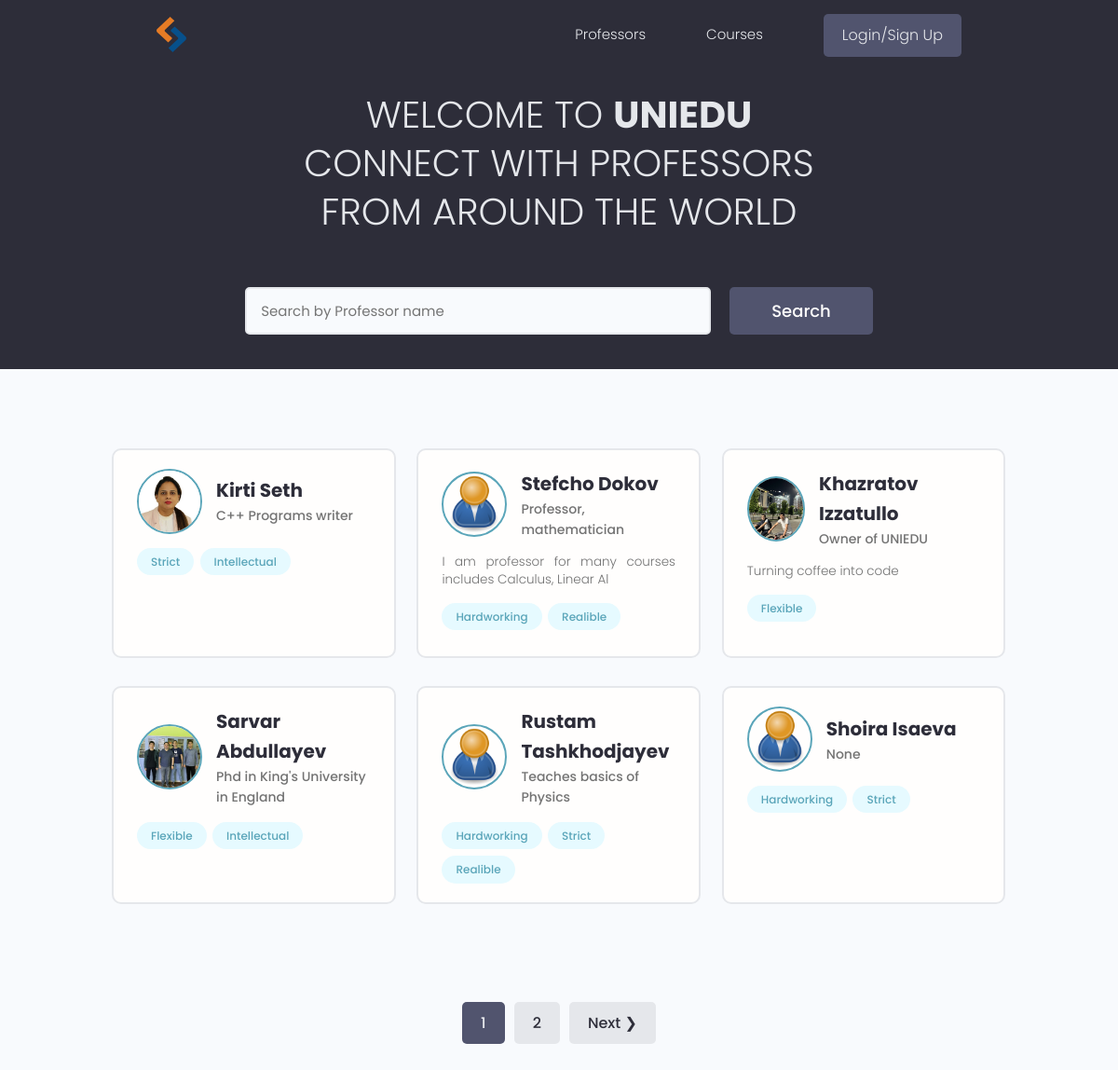
The page / on the database its author committed.
### users/models.py (models this page shows, shortened)
class Profile(m.Model):
    user=m.OneToOneField(User,null=True,blank=True,on_delete=m.CASCADE)
    username=m.CharField(max_length=200,null=True,blank=True)
    name=m.CharField(max_length=200,null=True,blank=True)
    email=m.CharField(max_length=500,null=True,blank=True)
    short_intro=m.CharField(max_length=400,null=True,blank=True)
    bio=m.TextField(null=True,blank=True)
    profile_image=m.ImageField(null=True,blank=True,upload_to='profiles/',default='user-default.png')
    link=m.CharField(max_length=200,blank=True,null=True)
    skill=m.ManyToManyField('Skill',blank=True)
    date_created=m.DateTimeField(auto_now_add=True)
    id=m.UUIDField(default=uuid.uuid4,primary_key=True,editable=False,unique=True)
    class Meta:
        ordering=['date_created']
    @property
    def PimageURL(self):
        try:
            url=self.profile_image.url
        except:
            url=None
        return url

class Skill(m.Model):
    name=m.CharField(max_length=200,null=True,blank=True)
    description=m.TextField(null=True,blank=True)
    date_created=m.DateTimeField(auto_now_add=True)
    id=m.UUIDField(default=uuid.uuid4,primary_key=True,editable=False,unique=True)
    def __str__(self):
        return self.name

### users/views.py (the view)
# urls.py: path('',views.profiles,name='profiles'),
def profiles(request):
    text,profiles=searchProfiles(request)
    custom_range,profiles=paginateProfiles(request,profiles,3)
    currentUser=None
    if request.user.is_authenticated:
        currentUser=request.user.profile
    context={'profiles':profiles,'current':currentUser,'searchQuery':text,'custom_range':custom_range}
    return render(request,'users/profiles.html',context)

### users/utils.py (called while the page is built)
def paginateProfiles(request,profiles,results):
    page=request.GET.get('page')
    results=6
    paginator=Paginator(profiles,results)
    try:
        profiles=paginator.page(page)
    except PageNotAnInteger:
        page=1
        profiles=paginator.page(page)
    except EmptyPage:
        page=paginator.num_pages
        profiles=paginator.page(page)
    left_index=int(page)-1
    if left_index<1:
        left_index=1
    right_index=int(page)+2
    if right_index>paginator.num_pages:
        right_index=paginator.num_pages+1
    custom_range=range(left_index,right_index)
    return custom_range,profiles

def searchProfiles(request):
    text=''
    if request.GET.get('text'):
        text=request.GET.get('text')
    skills=Skill.objects.filter(name__icontains=text)
    profiles=Profile.objects.distinct().filter(
        Q(name__icontains=text)|
        Q(short_intro__icontains=text)|
        Q(skill__in=skills)
    )
    return text,profiles

### users/templates/users/profiles.html (shortened to what this page needs)
{% extends 'main.html' %}
{% block content %}
<main class="home">
    <section class="hero-section text-center">
      <div class="container container--narrow">
        <div class="hero-section__box">
          <h2>WELCOME TO <span> UNIEDU</span></h2>
          <h2>CONNECT WITH PROFESSORS</h2>
          <h2>FROM AROUND THE WORLD</h2>
        </div>
        <div class="hero-section__search">
          <form id="searchForm" class="form" action="{% url 'profiles' %}" method="get">
            <div class="form__field">
              <input class="input input--text" id="formInput#search" type="text" name="text"
               value="{{searchQuery}}" placeholder="Search by Professor name" />
            </div>
            <input class="btn btn--sub btn--lg" type="submit" value="Search" />
          </form>
        </div>
      </div>
    </section>
    <section class="devlist">
      <div class="container">
        <div class="grid grid--three">
          {% for profile in profiles %}
          <div class="column card">
            <div class="dev">
                {% if profile.id == current.id %}
                  <a href="{% url 'account' %}" class="card__body">
                {% else %}
                  <a href="{% url 'profile' profile.id %}" class="card__body">
                {% endif %}
                <div class="dev__profile">
                  <img class="avatar avatar--md" src="{{ profile.PimageURL }}" alt="image" />
                  <div class="dev__meta">
                    <h3>{{profile.name}}</h3>
                    <h5>{{profile.short_intro|slice:"60"}}</h5>
                  </div>
                </div>
                <p class="dev__info"> {{profile.bio|slice:"60"}}</p>
                <div class="dev__skills">
                    {% for skill in profile.skill.all %}
                  <span class="tag tag--pill tag--main">
                    <small>{{skill}}</small>
                  </span>
                  {% endfor %}
                </div>
              </a>
            </div>
          </div>
         {% endfor %}
        </div>
    </section>
    {% include 'pagination.html' with queryset=profiles custom_range=custom_range %}
  </main>
{% endblock content %}

### static/styles/app.css (style rules this page uses)
:root { --color-sub: #2d2d39; }
.btn--sub { background-color: var(--color-sub-light); }
.card { border: 2px solid var(--color-light); }
img { width: 100%; }
.hero-section { height: 40vh; display: flex; align-items: center; background-color: var(--color-sub); }
.hero-section__box { margin-bottom: 4rem; }
.hero-section__box > h2, .hero-section__box > h2 > span { font-size: 4rem; color: var(--color-light); line-height: 1.3; text-transform: uppercase; }
.hero-section__box > h2 { font-weight: 300; }
.hero-section__box > h2 > span { font-weight: 700; }
.hero-section__search > .form { display: flex; align-items: center; justify-content: center; gap: 2rem; }
.hero-section__search > .form input.input--text { width: 50rem; }
.devlist { margin-top: 8rem; }
.devlist .grid { align-items: stretch; }
.devlist .dev .dev__profile { display: flex; align-items: center; gap: 1.5rem; }
.devlist .dev .dev__meta h3 { color: var(--color-sub); font-size: 2rem; font-weight: 700; }
.devlist .dev .dev__meta h5 { color: var(--color-text); font-size: 1.4rem; font-weight: 500; }
.devlist .dev .dev__info { margin: 1.5rem 0; font-size: 1.35rem; line-height: 1.4; text-align: justify; }

### static/uikit/styles/modules/_variables.css (style rules this page uses)
:root { --color-main: #5aa5b9; --color-main-light: #e6faff; --color-sub: #3f4156; --color-sub-light: #51546e; --color-sub-lighter: #ededfd; --color-text: #737373; --color-gray: #8b8b8b; --color-light: #e5e7eb; --color-light-gray: #767676; --color-bg: #f8fafd; --color-white: #fffefd; --color-white-light: #f3f3f3; --color-success: #359e64; --color-success-bg: #def8e8; --color-error: #fc4b0b; --color-error-bg: #fff2ee; --font-base: 'Poppins', arial, helvetica, 'Segoe UI', roboto, ubuntu, sans-serif; --font-monospace: 'Fira Code', 'Courier New', courier, monospace; --font-regular: 300; --font-medium: 500; --font-bold: 700; --generic-shadow: 1px 1px 5px #00000010; --generic-transition: all 0.3s ease-in-out; }

### static/uikit/styles/modules/_base.css (style rules this page uses)
* { margin: 0; padding: 0; box-sizing: border-box; text-rendering: optimizeLegibility; color: inherit; font-size: inherit; }
html { font-size: 50%; }
@media only screen and (min-width: 480px) { html { font-size: 56.25%; } }
@media only screen and (min-width: 1200px) { html { font-size: 62.5%; } }
body { line-height: 1.6; font-weight: 400; font-size: 1.5rem; color: var(--color-text); background-color: var(--color-bg); min-height: 100vh; }

### static/uikit/styles/modules/_typography.css (style rules this page uses)
* { font-family: var(--font-base); }
h2 { font-size: 3.6rem; font-weight: var(--font-bold); }
h3 { font-size: 3.2rem; font-weight: var(--font-medium); }
h5 { font-size: 2.4rem; font-weight: var(--font-medium); }
h5, h6 { font-weight: var(--font-regular); }
p, span, strong { font-size: 1.6rem; color: var(--color-text); font-weight: var(--font-regular); }
a { padding-bottom: 2px; text-decoration: none; display: inline-block; color: var(--color-main); font-weight: var(--font-medium); }

### static/uikit/styles/modules/_utilities.css (style rules this page uses)
.container { width: 92%; max-width: 165rem; margin: 0 auto; box-sizing: border-box; }
.container--narrow { width: 92%; max-width: 120rem; }
@media screen and (min-width: 1000px) { .container { width: 90%; } }
@media screen and (min-width: 1000px) { .container--narrow { width: 85%; } }
@media screen and (min-width: 1200px) { .container { width: 80%; } }
@media screen and (min-width: 1200px) { .container--narrow { width: 72%; } }
.text-center { text-align: center; }

### static/uikit/styles/modules/_avatar.css (style rules this page uses)
.avatar { border-radius: 50%; border: 2px solid var(--color-main); object-fit: cover; }
.avatar--md { height: 7rem; width: 7rem; }

### static/uikit/styles/modules/_button.css (style rules this page uses)
.btn { display: inline-block; position: relative; cursor: pointer; background-color: var(--color-light); font-weight: var(--font-medium); color: var(--color-sub); text-decoration: none; padding: 1rem 2rem; border-radius: 0.5rem; border: none; width: -webkit-fit-content; width: -moz-fit-content; width: fit-content; height: -webkit-fit-content; height: -moz-fit-content; height: fit-content; font-size: 1.6rem; outline-width: 0; outline-color: transparent; -webkit-backface-visibility: hidden; backface-visibility: hidden; transition: all 0.3s ease-in-out; }
.btn--sub { background-color: var(--color-sub); color: var(--color-white); }
.btn--lg { font-size: 1.8rem; padding: 1.2rem 4.5rem; }

### static/uikit/styles/modules/_card.css (style rules this page uses)
.card { border-radius: 1rem; background-color: var(--color-white); border: 1.5px solid var(--color-light); width: auto; height: auto; margin-top: 0.5rem; margin-bottom: 0.5rem; overflow: hidden; }
.card__body, .card__header { padding: 2rem 2.5rem; }

### rows shown on the page
Profile: PimageURL (picture), name "Kirti Seth", short_intro "C++ Programs writer"
Skill: name "Strict"
Skill: name "Intellectual"
Profile: PimageURL (placeholder picture), name "Stefcho Dokov", short_intro "Professor, mathematician", bio "I am professor for many courses includes Calculus, Linear Al"
Skill: name "Hardworking"
Skill: name "Realible"
Profile: PimageURL (picture), name "Khazratov Izzatullo", short_intro "Owner of UNIEDU", bio "Turning coffee into code"
Skill: name "Flexible"
Profile: PimageURL (picture), name "Sarvar Abdullayev", short_intro "Phd in King's University in England"
Profile: PimageURL (placeholder picture), name "Rustam Tashkhodjayev", short_intro "Teaches basics of Physics"
Profile: PimageURL (placeholder picture), name "Shoira Isaeva", short_intro "None"

### other values the page prints
{{ page }} "1"
{{ page }} "2"
